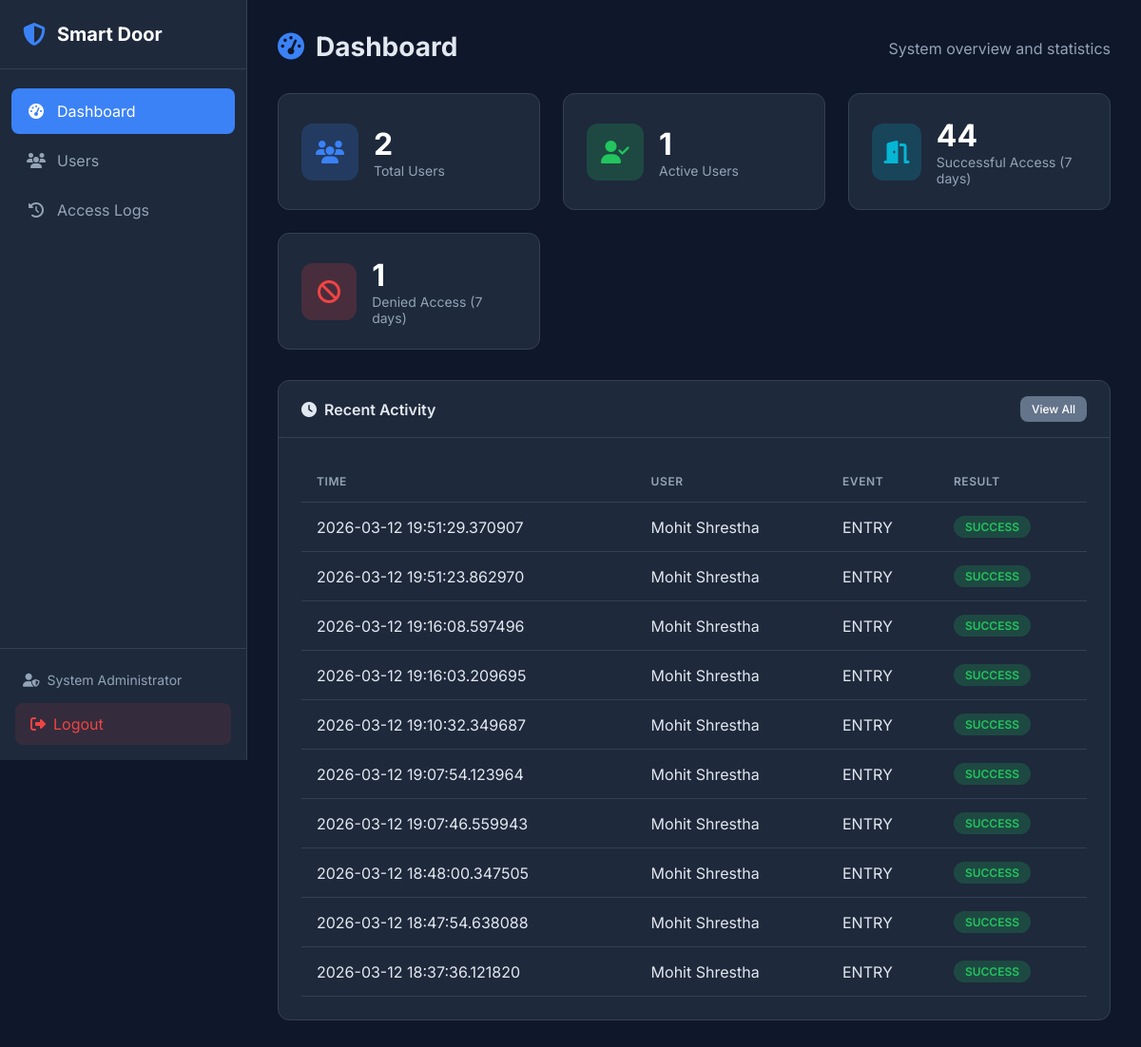
Screenshot of /dashboard (signed in) with the database file from the repository.
### tables this page shows
CREATE TABLE admin (
    id INTEGER PRIMARY KEY AUTOINCREMENT,
    username VARCHAR(50) UNIQUE NOT NULL,
    password_hash VARCHAR(255) NOT NULL,
    email VARCHAR(100) UNIQUE NOT NULL,
    full_name VARCHAR(100) NOT NULL,
    is_active BOOLEAN DEFAULT 1,
    login_attempts INTEGER DEFAULT 0,
    locked_until DATETIME NULL,
    created_at DATETIME DEFAULT CURRENT_TIMESTAMP,
    updated_at DATETIME DEFAULT CURRENT_TIMESTAMP,
    last_login DATETIME NULL
);

CREATE TABLE access_logs (
    id INTEGER PRIMARY KEY AUTOINCREMENT,
    user_id INTEGER,  -- NULL if unknown person
    employee_id VARCHAR(50),  -- Stored separately for historical reference
    user_name VARCHAR(100),  -- Stored separately for historical reference
    event_type VARCHAR(10) NOT NULL CHECK(event_type IN ('ENTRY', 'EXIT')),
    access_date DATE NOT NULL,
    access_time TIME NOT NULL,
    result VARCHAR(20) NOT NULL CHECK(result IN ('SUCCESS', 'FAILED', 'DENIED')),
    face_match BOOLEAN DEFAULT 0,
    fingerprint_match BOOLEAN DEFAULT 0,
    failure_reason VARCHAR(255),
    confidence_score FLOAT,
    ip_address VARCHAR(45),
    created_at DATETIME DEFAULT CURRENT_TIMESTAMP,
    FOREIGN KEY (user_id) REFERENCES users(id) ON DELETE SET NULL
);

### web/app.py (the view)
@app.route('/dashboard')
@login_required
def dashboard():
    stats = access_log_repo.get_stats(days=7)
    recent_logs = access_log_repo.get_recent_logs(limit=10)
    total_users = len(user_repo.get_all())
    active_users = len(user_repo.get_all(active_only=True))
    return render_template('dashboard.html',
                          stats=stats,
                          recent_logs=recent_logs,
                          total_users=total_users,
                          active_users=active_users)

### database/db_manager.py (called while the page is built, shortened)
    def _get_connection(self) -> sqlite3.Connection:
        return self._local.connection

    def execute(self, query: str, params: tuple = ()) -> sqlite3.Cursor:
        conn = self._get_connection()
        cursor = conn.cursor()
        cursor.execute(query, params)
        return cursor

    def get_by_id(self, admin_id: int) -> Optional[Dict]:
        cursor = self.db.execute(
            "SELECT * FROM admin WHERE id = ?",
            (admin_id,)
        )
        row = cursor.fetchone()
        return dict(row) if row else None

    def get_all(self, active_only: bool = False) -> List[Dict]:
        query = "SELECT * FROM users"
        if active_only:
            query += " WHERE is_active = 1"
        query += " ORDER BY first_name, last_name"
        cursor = self.db.execute(query)
        return [dict(row) for row in cursor.fetchall()]

    def get_recent_logs(self, limit: int = 50) -> List[Dict]:
        cursor = self.db.execute(
            """SELECT * FROM access_logs
               ORDER BY created_at DESC LIMIT ?""",
            (limit,)
        )
        return [dict(row) for row in cursor.fetchall()]

    def get_stats(self, days: int = 7) -> Dict:
        cursor = self.db.execute(
            """SELECT
                COUNT(*) as total,
                SUM(CASE WHEN result = 'SUCCESS' THEN 1 ELSE 0 END) as successful,
                SUM(CASE WHEN result = 'FAILED' THEN 1 ELSE 0 END) as failed,
                SUM(CASE WHEN result = 'DENIED' THEN 1 ELSE 0 END) as denied
               FROM access_logs
               WHERE access_date >= date('now', ?)""",
            (f'-{days} days',)
        )
        row = cursor.fetchone()
        return dict(row) if row else {'total': 0, 'successful': 0, 'failed': 0, 'denied': 0}

### web/app.py (called while the page is built)
def login_required(f):
    @wraps(f)
    def decorated_function(*args, **kwargs):
        if 'admin_id' not in session:
            flash('Please log in to access this page.', 'warning')
            return redirect(url_for('login'))
        admin = admin_repo.get_by_id(session['admin_id'])
        if not admin or not admin.get('is_active', False):
            session.clear()
            flash('Your session has expired.', 'warning')
            return redirect(url_for('login'))
        g.admin = admin
        return f(*args, **kwargs)
    return decorated_function

### web/templates/dashboard.html (shortened to what this page needs)
{% extends "base.html" %}
{% block content %}
<div class="page-header">
    <h1><i class="fas fa-tachometer-alt"></i> Dashboard</h1>
    <p>System overview and statistics</p>
</div>
<div class="stats-grid">
    <div class="stat-card">
        <div class="stat-icon bg-primary">
            <i class="fas fa-users"></i>
        </div>
        <div class="stat-info">
            <h3>{{ total_users }}</h3>
            <p>Total Users</p>
        </div>
    </div>
    <div class="stat-card">
        <div class="stat-icon bg-success">
            <i class="fas fa-user-check"></i>
        </div>
        <div class="stat-info">
            <h3>{{ active_users }}</h3>
            <p>Active Users</p>
        </div>
    </div>
    <div class="stat-card">
        <div class="stat-icon bg-info">
            <i class="fas fa-door-open"></i>
        </div>
        <div class="stat-info">
            <h3>{{ stats.successful or 0 }}</h3>
            <p>Successful Access (7 days)</p>
        </div>
    </div>
    <div class="stat-card">
        <div class="stat-icon bg-danger">
            <i class="fas fa-ban"></i>
        </div>
        <div class="stat-info">
            <h3>{{ stats.denied or 0 }}</h3>
            <p>Denied Access (7 days)</p>
        </div>
    </div>
</div>
<div class="card">
    <div class="card-header">
        <h2><i class="fas fa-clock"></i> Recent Activity</h2>
        <a href="{{ url_for('logs') }}" class="btn btn-sm btn-secondary">View All</a>
    </div>
    <div class="card-body">
        {% if recent_logs %}
        <table class="table">
            <thead>
                <tr>
                    <th>Time</th>
                    <th>User</th>
                    <th>Event</th>
                    <th>Result</th>
                </tr>
            </thead>
            <tbody>
                {% for log in recent_logs %}
                <tr>
                    <td>{{ log.access_date }} {{ log.access_time }}</td>
                    <td>{{ log.user_name or 'Unknown' }}</td>
                    <td>{{ log.event_type }}</td>
                    <td>
                        <span class="badge badge-{{ 'success' if log.result == 'SUCCESS' else 'danger' }}">
                            {{ log.result }}
                        </span>
                    </td>
                </tr>
                {% endfor %}
            </tbody>
        </table>
        {% else %}
        <p class="text-muted">No recent activity</p>
        {% endif %}
    </div>
</div>
{% endblock %}

### web/templates/base.html (shortened to what this page needs)
<!DOCTYPE html>
<html lang="en">
<head>
    <link rel="stylesheet" href="{{ url_for('static', filename='css/style.css') }}">
    <link rel="stylesheet" href="https://cdnjs.cloudflare.com/ajax/libs/font-awesome/6.4.0/css/all.min.css">
</head>
<body>
    {% if session.get('admin_id') %}
    <nav class="sidebar">
        <div class="sidebar-header">
            <i class="fas fa-shield-alt"></i>
            <span>Smart Door</span>
        </div>
        <ul class="nav-menu">
            <li class="nav-item">
                <a href="{{ url_for('dashboard') }}" class="nav-link {% if request.endpoint == 'dashboard' %}active{% endif %}">
                    <i class="fas fa-tachometer-alt"></i>
                    <span>Dashboard</span>
                </a>
            </li>
            <li class="nav-item">
                <a href="{{ url_for('users') }}" class="nav-link {% if 'user' in request.endpoint %}active{% endif %}">
                    <i class="fas fa-users"></i>
                    <span>Users</span>
                </a>
            </li>
            <li class="nav-item">
                <a href="{{ url_for('logs') }}" class="nav-link {% if request.endpoint == 'logs' %}active{% endif %}">
                    <i class="fas fa-history"></i>
                    <span>Access Logs</span>
                </a>
            </li>
        </ul>
        <div class="sidebar-footer">
            <div class="admin-info">
                <i class="fas fa-user-shield"></i>
                <span>{{ session.get('admin_name', 'Admin') }}</span>
            </div>
            <a href="{{ url_for('logout') }}" class="logout-btn">
                <i class="fas fa-sign-out-alt"></i>
                <span>Logout</span>
            </a>
        </div>
    </nav>
    {% endif %}
    <main class="main-content {% if not session.get('admin_id') %}full-width{% endif %}">
        {% block content %}{% endblock %}
    </main>
</body>
</html>

### web/static/css/style.css (style rules this page uses)
:root { --primary: #3b82f6; --primary-dark: #2563eb; --secondary: #64748b; --success: #22c55e; --danger: #ef4444; --warning: #f59e0b; --info: #06b6d4; --dark: #1e293b; --darker: #0f172a; --light: #f1f5f9; --white: #ffffff; --border: #334155; --text: #e2e8f0; --text-muted: #94a3b8; --sidebar-width: 260px; }
* { margin: 0; padding: 0; box-sizing: border-box; }
body { font-family: 'Inter', -apple-system, BlinkMacSystemFont, sans-serif; background-color: var(--darker); color: var(--text); min-height: 100vh; display: flex; }
a { text-decoration: none; color: inherit; }
.sidebar { width: var(--sidebar-width); height: 100vh; background: var(--dark); position: fixed; left: 0; top: 0; display: flex; flex-direction: column; border-right: 1px solid var(--border); }
.sidebar-header { padding: 1.5rem; display: flex; align-items: center; gap: 0.75rem; border-bottom: 1px solid var(--border); }
.sidebar-header i { font-size: 1.5rem; color: var(--primary); }
.sidebar-header span { font-size: 1.25rem; font-weight: 700; color: var(--white); }
.nav-menu { list-style: none; padding: 1rem 0; flex: 1; }
.nav-item { margin: 0.25rem 0.75rem; }
.nav-link { display: flex; align-items: center; gap: 0.75rem; padding: 0.875rem 1rem; border-radius: 0.5rem; transition: all 0.2s; color: var(--text-muted); }
.nav-link.active { background: var(--primary); color: var(--white); }
.nav-link i { width: 1.25rem; text-align: center; }
.sidebar-footer { padding: 1rem; border-top: 1px solid var(--border); }
.admin-info { display: flex; align-items: center; gap: 0.5rem; padding: 0.5rem; font-size: 0.875rem; color: var(--text-muted); margin-bottom: 0.5rem; }
.logout-btn { display: flex; align-items: center; gap: 0.5rem; padding: 0.75rem 1rem; background: rgba(239, 68, 68, 0.1); color: var(--danger); border-radius: 0.5rem; transition: all 0.2s; }
.main-content { flex: 1; margin-left: var(--sidebar-width); padding: 2rem; min-height: 100vh; }
.page-header { display: flex; justify-content: space-between; align-items: center; margin-bottom: 2rem; }
.page-header h1 { font-size: 1.75rem; font-weight: 700; display: flex; align-items: center; gap: 0.75rem; }
.page-header h1 i { color: var(--primary); }
.page-header p { color: var(--text-muted); margin-top: 0.25rem; }
.card { background: var(--dark); border-radius: 0.75rem; border: 1px solid var(--border); margin-bottom: 1.5rem; }
.card-header { padding: 1rem 1.5rem; border-bottom: 1px solid var(--border); display: flex; justify-content: space-between; align-items: center; }
.card-header h2 { font-size: 1rem; font-weight: 600; display: flex; align-items: center; gap: 0.5rem; }
.card-body { padding: 1.5rem; }
.stats-grid { display: grid; grid-template-columns: repeat(auto-fit, minmax(240px, 1fr)); gap: 1.5rem; margin-bottom: 2rem; }
.stat-card { background: var(--dark); border-radius: 0.75rem; border: 1px solid var(--border); padding: 1.5rem; display: flex; align-items: center; gap: 1rem; }
.stat-icon { width: 60px; height: 60px; border-radius: 0.75rem; display: flex; align-items: center; justify-content: center; font-size: 1.5rem; }
.stat-icon.bg-primary { background: rgba(59, 130, 246, 0.2); color: var(--primary); }
.stat-icon.bg-success { background: rgba(34, 197, 94, 0.2); color: var(--success); }
.stat-icon.bg-danger { background: rgba(239, 68, 68, 0.2); color: var(--danger); }
.stat-icon.bg-info { background: rgba(6, 182, 212, 0.2); color: var(--info); }
.stat-info h3 { font-size: 2rem; font-weight: 700; color: var(--white); }
.stat-info p { color: var(--text-muted); font-size: 0.875rem; }
.table { width: 100%; border-collapse: collapse; }
.table th, .table td { padding: 0.875rem 1rem; text-align: left; border-bottom: 1px solid var(--border); }
.table th { font-weight: 600; color: var(--text-muted); font-size: 0.75rem; text-transform: uppercase; letter-spacing: 0.05em; }
.badge { display: inline-block; padding: 0.25rem 0.75rem; border-radius: 9999px; font-size: 0.75rem; font-weight: 600; text-transform: uppercase; }
.badge-success { background: rgba(34, 197, 94, 0.2); color: var(--success); }
.btn { display: inline-flex; align-items: center; gap: 0.5rem; padding: 0.625rem 1.25rem; border-radius: 0.5rem; font-weight: 500; font-size: 0.875rem; border: none; cursor: pointer; transition: all 0.2s; }
.btn-sm { padding: 0.375rem 0.75rem; font-size: 0.75rem; }
.btn-secondary { background: var(--secondary); color: var(--white); }

### rows the page displays
admin: get "System Administrator"
access_logs: access_date "2026-03-12", access_time "19:51:29.370907", user_name "Mohit Shrestha", event_type "ENTRY", result "SUCCESS"
access_logs: access_date "2026-03-12", access_time "19:51:23.862970", user_name "Mohit Shrestha", event_type "ENTRY", result "SUCCESS"
access_logs: access_date "2026-03-12", access_time "19:16:08.597496", user_name "Mohit Shrestha", event_type "ENTRY", result "SUCCESS"
access_logs: access_date "2026-03-12", access_time "19:16:03.209695", user_name "Mohit Shrestha", event_type "ENTRY", result "SUCCESS"
access_logs: access_date "2026-03-12", access_time "19:10:32.349687", user_name "Mohit Shrestha", event_type "ENTRY", result "SUCCESS"
access_logs: access_date "2026-03-12", access_time "19:07:54.123964", user_name "Mohit Shrestha", event_type "ENTRY", result "SUCCESS"
access_logs: access_date "2026-03-12", access_time "19:07:46.559943", user_name "Mohit Shrestha", event_type "ENTRY", result "SUCCESS"
access_logs: access_date "2026-03-12", access_time "18:48:00.347505", user_name "Mohit Shrestha", event_type "ENTRY", result "SUCCESS"
access_logs: access_date "2026-03-12", access_time "18:47:54.638088", user_name "Mohit Shrestha", event_type "ENTRY", result "SUCCESS"
access_logs: access_date "2026-03-12", access_time "18:37:36.121820", user_name "Mohit Shrestha", event_type "ENTRY", result "SUCCESS"

### other values shown
{{ total_users }} "2"
{{ active_users }} "1"
{{ stats.successful or 0 }} "44"
{{ stats.denied or 0 }} "1"
